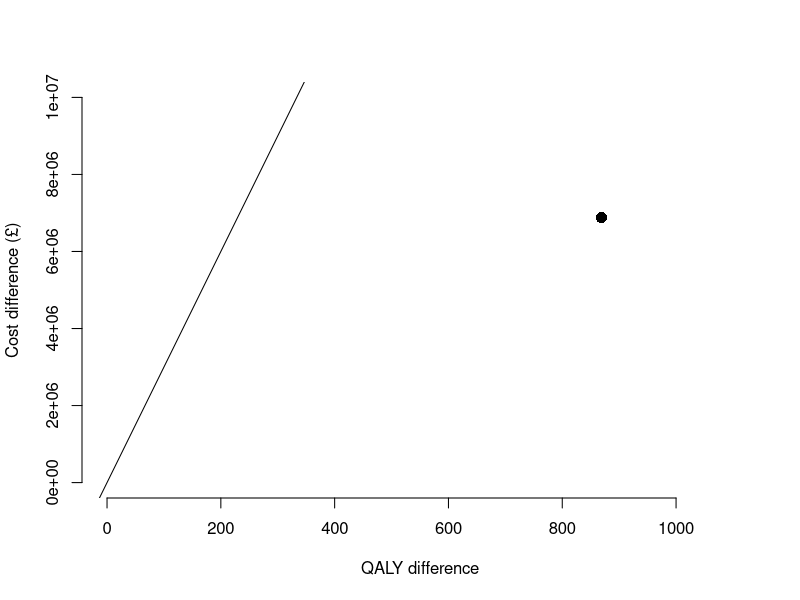
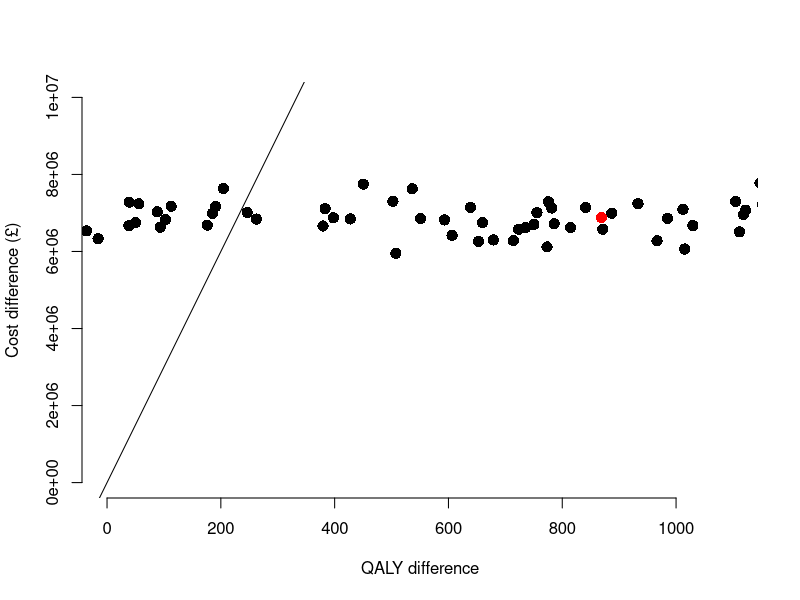

These charts were generated, in order, by the following R code:
################
# Markov model #
################

## Model set-up ----

t_names <- c("without_drug", "with_drug")
n_treatments <- length(t_names)

s_names  <- c("Asymptomatic_disease", "Progressive_disease", "Dead")
n_states <- length(s_names)

n_cycles <- 46
Initial_age <- 55

cAsymp <- 500
cDeath <- 1000
cDrug <- 1000
cProg <- 3000
uAsymp <- 0.95
uProg <- 0.75
oDr <- 0.06
cDr <- 0.06
tpDcm <- 0.15

trans_c_matrix <-
  matrix(c(0, 0, cDeath,
           0, 0, cDeath),
         byrow = TRUE,
         nrow = n_treatments,
         dimnames = list(t_names,
                         s_names))

state_c_matrix <-
  matrix(c(cAsymp, cProg, 0,
           cAsymp + cDrug, cProg, 0),
         byrow = TRUE,
         nrow = n_treatments,
         dimnames = list(t_names,
                         s_names))

state_q_matrix <-
  matrix(c(uAsymp, uProg, 0,
           uAsymp, uProg, 0),
         byrow = TRUE,
         nrow = n_treatments,
         dimnames = list(t_names,
                         s_names))


# Transition probabilities ---- 

# Transition probabilities
p_matrix <- array(data = 0,
                  dim = c(n_states, n_states, n_treatments),
                  dimnames = list(from = s_names,
                                  to = s_names,
                                  t_names))

# Is there a cost on entering the state?
is_trans_cost <-
  matrix(c(0, 0, 0,
           0, 0, 1,
           0, 0, 0),
         byrow = TRUE,
         nrow = n_states,
         dimnames = list(s_names,
                         s_names))


# Store population output for each cycle 

pop <- array(data = NA,
             dim = c(n_states, n_cycles, n_treatments),
             dimnames = list(state = s_names,
                             cycle = NULL,
                             treatment = t_names))

pop["Asymptomatic_disease", cycle = 1, ] <- 1000
pop["Progressive_disease", cycle = 1, ] <- 0
pop["Dead", cycle = 1, ] <- 0

trans <- array(data = NA,
               dim = c(n_states, n_cycles, n_treatments),
               dimnames = list(state = s_names,
                               cycle = NULL,
                               treatment = t_names))

trans[, cycle = 1, ] <- 0


# Sum costs and QALYs for each cycle at a time for each drug 

cycle_empty_array <-
  array(NA,
        dim = c(n_treatments, n_cycles),
        dimnames = list(treatment = t_names,
                        cycle = NULL))

cycle_state_costs <- cycle_trans_costs <- cycle_empty_array
cycle_costs <- cycle_QALYs <- cycle_empty_array
LE <- LYs <- cycle_empty_array
cycle_QALE <- cycle_empty_array

total_costs <- setNames(c(NA, NA), t_names)
total_QALYs <- setNames(c(NA, NA), t_names)


# Time-dependent probability matrix ----

p_matrix_cycle <- function(p_matrix, age, cycle) {
  
  tpProg <- 0.01
  tpDcm <- 0.15
  tpDn_lookup <-
    c("(34,44]" = 0.0017,
      "(44,54]" = 0.0044,
      "(54,64]" = 0.0138,
      "(64,74]" = 0.0379,
      "(74,84]" = 0.0912,
      "(84,100]" = 0.1958)
  Effect <- 0.5
  
  
  age_grp <- cut(age, breaks = c(34,44,54,64,74,84,100))
  
  tpDn <- tpDn_lookup[age_grp]
  
  # Matrix containing transition probabilities for without_drug
  
  p_matrix["Asymptomatic_disease", "Progressive_disease", "without_drug"] <- tpProg*cycle
  
  p_matrix["Asymptomatic_disease", "Dead", "without_drug"] <- tpDn
  
  p_matrix["Asymptomatic_disease", "Asymptomatic_disease", "without_drug"] <- 1 - tpProg*cycle - tpDn
  
  p_matrix["Progressive_disease", "Dead", "without_drug"] <- tpDcm + tpDn
  
  p_matrix["Progressive_disease", "Progressive_disease", "without_drug"] <- 1 - tpDcm - tpDn
  
  p_matrix["Dead", "Dead", "without_drug"] <- 1
  
  # Matrix containing transition probabilities for with_drug
  
  p_matrix["Asymptomatic_disease", "Progressive_disease", "with_drug"] <- tpProg*(1 - Effect)*cycle
  
  p_matrix["Asymptomatic_disease", "Dead", "with_drug"] <- tpDn
  
  p_matrix["Asymptomatic_disease", "Asymptomatic_disease", "with_drug"] <-
    1 - tpProg*(1 - Effect)*cycle - tpDn
  
  p_matrix["Progressive_disease", "Dead", "with_drug"] <- tpDcm + tpDn
  
  p_matrix["Progressive_disease", "Progressive_disease", "with_drug"] <- 1 - tpDcm - tpDn
  
  p_matrix["Dead", "Dead", "with_drug"] <- 1
  
  return(p_matrix)
}



## Run model ----

for (i in 1:n_treatments) {
  
  age <- Initial_age
  
  for (j in 2:n_cycles) {
    
    p_matrix <- p_matrix_cycle(p_matrix, age, j - 1)
    
    pop[, cycle = j, treatment = i] <-
      pop[, cycle = j - 1, treatment = i] %*% p_matrix[, , treatment = i]
    
    trans[, cycle = j, treatment = i] <-
      pop[, cycle = j - 1, treatment = i] %*% (is_trans_cost * p_matrix[, , treatment = i])
    
    age <- age + 1
  }
  
  cycle_state_costs[i, ] <-
    (state_c_matrix[treatment = i, ] %*% pop[, , treatment = i]) * 1/(1 + cDr)^(1:n_cycles - 1)
  
  # Discounting at previous cycle
  cycle_trans_costs[i, ] <-
    (trans_c_matrix[treatment = i, ] %*% trans[, , treatment = i]) * 1/(1 + cDr)^(1:n_cycles - 2)
  
  cycle_costs[i, ] <- cycle_state_costs[i, ] + cycle_trans_costs[i, ]
  
  LE[i, ] <- c(1,1,0) %*% pop[, , treatment = i]
  
  LYs[i, ] <- LE[i, ] * 1/(1 + oDr)^(1:n_cycles - 1)
  
  cycle_QALE[i, ] <-
    state_q_matrix[treatment = i, ] %*% pop[, , treatment = i]
  
  cycle_QALYs[i, ] <- cycle_QALE[i, ] * 1/(1 + oDr)^(1:n_cycles - 1)
  
  total_costs[i] <- sum(cycle_costs[treatment = i, -1])
  total_QALYs[i] <- sum(cycle_QALYs[treatment = i, -1])
}




## Plot results ----

# Incremental costs and QALYs of with_drug vs to without_drug
c_incr <- total_costs["with_drug"] - total_costs["without_drug"]
q_incr <- total_QALYs["with_drug"] - total_QALYs["without_drug"]


# Incremental cost effectiveness ratio 
ICER <- c_incr/q_incr

plot(x = q_incr, y = c_incr,
     xlim = c(0, 1100),
     ylim = c(0, 10e6),
     pch = 16, cex = 1.5,
     xlab = "QALY difference",
     ylab = "Cost difference (£)",
     frame.plot = FALSE)
abline(a = 0, b = 30000) # Willingness-to-pay threshold



#############################################

# Probability Sensitivity Analysis (PSA)


ce_markov <- function(start_pop,
                      p_matrix,
                      state_c_matrix,
                      trans_c_matrix,
                      state_q_matrix,
                      is_trans_cost,
                      n_cycles = 46,
                      init_age = 55,
                      s_names = NULL,
                      t_names = NULL) {
  
  n_states <- length(start_pop)
  n_treat <- dim(p_matrix)[3]
  
  pop <- array(data = NA,
               dim = c(n_states, n_cycles, n_treat),
               dimnames = list(state = s_names,
                               cycle = NULL,
                               treatment = t_names))
  trans <- array(data = NA,
                 dim = c(n_states, n_cycles, n_treat),
                 dimnames = list(state = s_names,
                                 cycle = NULL,
                                 treatment = t_names))
  
  for (i in 1:n_states) {
    pop[i, cycle = 1, ] <- start_pop[i]
  }
  cycle_costs <- array(NA,
                       dim = c(n_treat, n_cycles),
                       dimnames = list(treatment = t_names,
                                       cycle = NULL))
  cycle_QALYs <- array(NA,
                       dim = c(n_treat, n_cycles),
                       dimnames = list(treatment = t_names,
                                       cycle = NULL))
  
  total_costs <- setNames(rep(NA, n_treat), t_names)
  total_QALYs <- setNames(rep(NA, n_treat), t_names)
  
  for (i in 1:n_treat) {
    
    age <- init_age
    
    for (j in 2:n_cycles) {
      
      p_matrix <- p_matrix_cycle(p_matrix, age, j - 1)
      
      #browser()
      # Matrix multiplication
      pop[, cycle = j, treatment = i] <-
        pop[, cycle = j - 1, treatment = i] %*% p_matrix[, , treatment = i]
      
      trans[, cycle = j, treatment = i] <-
        pop[, cycle = j - 1, treatment = i] %*% (is_trans_cost * p_matrix[, , treatment = i])
      
      age <- age + 1
    }
    
    cycle_state_costs[i, ] <-
      (state_c_matrix[treatment = i, ] %*% pop[, , treatment = i]) * 1/(1 + cDr)^(1:n_cycles - 1)
    
    cycle_trans_costs[i, ] <-
      (trans_c_matrix[treatment = i, ] %*% trans[, , treatment = i]) * 1/(1 + cDr)^(1:n_cycles - 2)
    
    cycle_costs[i, ] <- cycle_state_costs[i, ] + cycle_trans_costs[i, ]
    
    LE[i, ] <- c(1,1,0) %*% pop[, , treatment = i]
    
    LYs[i, ] <- LE[i, ] * 1/(1 + oDr)^(1:n_cycles - 1)
    
    cycle_QALE[i, ] <-
     state_q_matrix[treatment = i, ] %*%  pop[, , treatment = i]
    
    cycle_QALYs[i, ] <- cycle_QALE[i, ] * 1/(1 + oDr)^(1:n_cycles - 1)
    
    
    total_costs[i] <- sum(cycle_costs[treatment = i, -1])
    total_QALYs[i] <- sum(cycle_QALYs[treatment = i, -1])
  }
  
  list(pop = pop,
       cycle_costs = cycle_costs,
       cycle_QALYs = cycle_QALYs,
       total_costs = total_costs,
       total_QALYs = total_QALYs)
}

# Define cost and QALYs as functions

state_c_matrix <- function() {
  matrix(c(rgamma(1, cAsymp, 1), rgamma(1, cProg, 1), 0,
           rgamma(1, cAsymp + cDrug, 1), rgamma(1, cProg, 1), 0),
         byrow = TRUE,
         nrow = n_treatments,
         dimnames = list(t_names,
                         s_names))
}

state_q_matrix <- function() {
  matrix(c(runif(1, uAsymp - 0.1, uAsymp + 0.1), runif(1, uProg - 0.1, uProg + 0.1), 0,
           runif(1, uAsymp - 0.1, uAsymp + 0.1), runif(1, uProg - 0.1, uProg + 0.1), 0),
         byrow = TRUE,
         nrow = n_treatments,
         dimnames = list(t_names,
                         s_names))
}

trans_c_matrix <- function() {
  matrix(c(0, 0, cDeath,
           0, 0, cDeath),
         byrow = TRUE,
         nrow = n_treatments,
         dimnames = list(t_names,
                         s_names))
}



## Run PSA analysis ----

costs <- NULL
qalys <- NULL

for (i in 1:100) {
  ce_res <- ce_markov(start_pop = c(1000, 0, 0),
                      p_matrix,
                      state_c_matrix(),
                      trans_c_matrix(),
                      state_q_matrix(),
                      is_trans_cost)
  
  costs <- rbind(costs, ce_res$total_costs)
  qalys <- rbind(qalys, ce_res$total_QALYs)
}


## Plot results ----

# Incremental costs and QALYs of with_drug vs to without_drug
c_incr_psa <- costs[, 2] - costs[, 1]
q_incr_psa <- qalys[, 2] - qalys[, 1]


plot(x = q_incr_psa, y = c_incr_psa,
     xlim = c(0, 1100),
     ylim = c(0, 10e6),
     pch = 16, cex = 1.5,
     xlab = "QALY difference",
     ylab = "Cost difference (£)",
     frame.plot = FALSE)
abline(a = 0, b = 30000) # Willingness-to-pay threshold

points(x = q_incr, y = c_incr, col = "red",
     pch = 16, cex = 1.5)
     